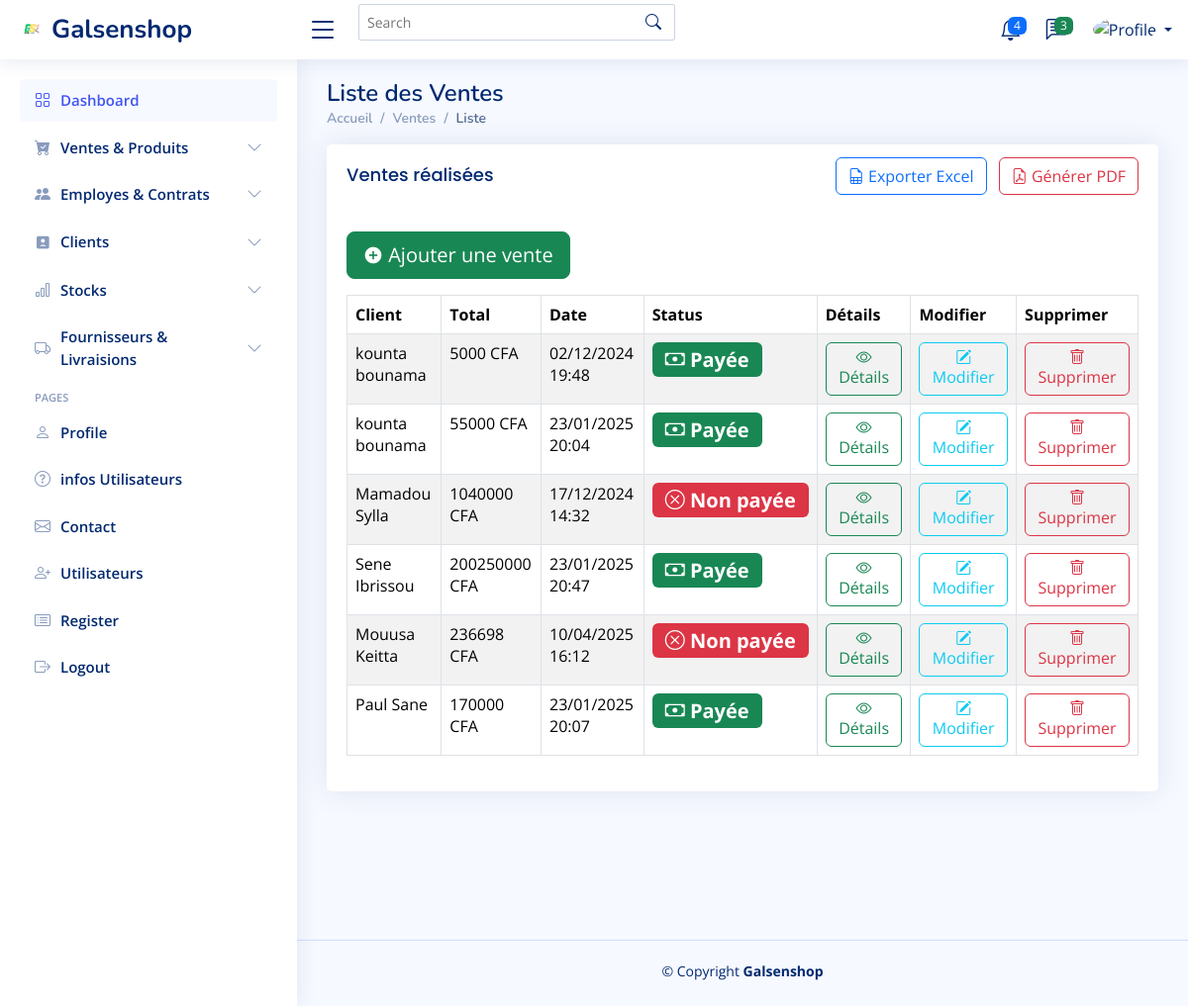
Screenshot of /liste-ventes/ with the database file from the repository.
### application/models.py (models this page shows, shortened)
class Vente(models.Model):
    STATUT_PAIEMENT_CHOICES = [
        ('payee', 'Payée'),
        ('non_payee', 'Non Payée'),
    ]
    client = models.ForeignKey(Client, on_delete=models.CASCADE, related_name='ventes')
    date = models.DateTimeField(auto_now_add=True)
    statut_paiement = models.CharField(
        max_length=10,
        choices=STATUT_PAIEMENT_CHOICES,
        default='non_payee',
        verbose_name=_("Statut Paiement")
    )

class Client(models.Model):
    nom = models.CharField(max_length=100, verbose_name="Nom")
    prenom = models.CharField(max_length=100, verbose_name="Prénom")
    email = models.EmailField(unique=True, verbose_name="Email")
    telephone = models.CharField(max_length=15, verbose_name="Téléphone")
    adresse = models.TextField(verbose_name="Adresse", blank=True, null=True)
    ville = models.CharField(
        max_length=50, verbose_name="Ville", blank=True, null=True)
    pays = models.CharField(
        max_length=50, verbose_name="Pays", blank=True, null=True)
    code_postal = models.CharField(
        max_length=10, verbose_name="Code Postal", blank=True, null=True)
    date_creation = models.DateTimeField(
        auto_now_add=True, verbose_name="Date de Création")
    class Meta:
        verbose_name = "Client"
        verbose_name_plural = "Clients"
        ordering = ['nom']

### application/views.py (the view)
# urls.py: path('liste-ventes/', views.liste_ventes, name='liste_ventes'),    # Voir la liste des ventes
def liste_ventes(request):
    ventes = Vente.objects.annotate(total=Sum(F('ventes_produits__quantite') * F('ventes_produits__prix_unitaire')))
    total_global = ventes.aggregate(total_global=Sum('total'))['total_global'] or 0
    return render(request, "ventes/liste_ventes.html", {"ventes": ventes, "total_global": total_global})

### templates/ventes/liste_ventes.html (shortened to what this page needs)
{% extends "base.html" %} {% load static %} {% block content %}
<main id="main" class="main">
  <div class="pagetitle">
    <h1>Liste des Ventes</h1>
    <nav>
      <ol class="breadcrumb">
        <li class="breadcrumb-item"><a href="{% url 'home' %}">Accueil</a></li>
        <li class="breadcrumb-item">Ventes</li>
        <li class="breadcrumb-item active">Liste</li>
      </ol>
    </nav>
  </div>
  <section class="section">
    <div class="row">
      <div class="col-lg-12">
        <div class="card">
          <div class="card-body">
            <div class="d-flex justify-content-between align-items-center mb-4">
              <h5 class="card-title">Ventes réalisées</h5>
              <div>
                <button
                  type="button"
                  class="btn btn-outline-primary me-2"
                  onclick="window.location.href='{% url 'exporter_excel' %}'"
                >
                  <i class="bi bi-file-earmark-spreadsheet"></i> Exporter Excel
                </button>
                <button
                  type="button"
                  class="btn btn-outline-danger"
                  data-bs-toggle="collapse"
                  data-bs-target="#pdfOptions"
                >
                  <i class="bi bi-file-earmark-pdf"></i> Générer PDF
                </button>
              </div>
            </div>
            <button
              type="button"
              class="btn btn-success btn-lg mb-3"
              onclick="window.location.href='{% url 'ajouter_vente' %}'"
            >
              <i class="ri-add-circle-fill"></i> Ajouter une vente
            </button>
            <table
              class="table table-striped table-bordered table-hover datatable"
            >
              <thead>
                <tr>
                  <th>Client</th>
                  <th>Total</th>
                  <th>Date</th>
                  <th>Status</th>
                  <th>Détails</th>
                  <th>Modifier</th>
                  <th>Supprimer</th>
                </tr>
              </thead>
              <tbody>
                {% for vente in ventes %}
                <tr>
                  <td>{{ vente.client.nom }} {{ vente.client.prenom }}</td>
                  <td>{{ vente.total|floatformat:0 }} CFA</td>
                  <td>{{ vente.date|date:"d/m/Y H:i" }}</td>
                  <td>
                    <span
                      class="badge {% if vente.statut_paiement == 'payee' %}bg-success{% else %}bg-danger{% endif %} fs-5"
                    >
                      {% if vente.statut_paiement == 'payee' %}
                      <i class="bi bi-cash"></i> Payée {% else %}
                      <i class="bi bi-x-circle"></i> Non payée {% endif %}
                    </span>
                  </td>
                  <td>
                    <a
                      href="{% url 'detail_vente' vente.id %}"
                      class="btn btn-outline-success"
                    >
                      <i class="bi bi-eye"></i> Détails
                    </a>
                  </td>
                  <td>
                    <a
                      href="{% url 'modifier_vente' vente.id %}"
                      class="btn btn-outline-info"
                    >
                      <i class="bi bi-pencil-square"></i> Modifier
                    </a>
                  </td>
                  <td>
                    <a
                      href="#"
                      class="btn btn-outline-danger"
                      data-bs-toggle="modal"
                      data-bs-target="#deleteModal{{ vente.id }}"
                    >
                      <i class="bi bi-trash"></i> Supprimer
                    </a>
                  </td>
                </tr>
                {% endfor %}
              </tbody>
            </table>
          </div>
        </div>
      </div>
    </div>
  </section>
</main>
{% endblock content %}

### static/assets/css/style.css (style rules this page uses)
:root { scroll-behavior: smooth; }
body { font-family: "Open Sans", sans-serif; background: #f6f9ff; color: #444444; }
a { color: #4154f1; text-decoration: none; }
h1, h2, h3, h4, h5, h6 { font-family: "Nunito", sans-serif; }
#main { margin-top: 60px; padding: 20px 30px; transition: all 0.3s; }
.pagetitle { margin-bottom: 10px; }
.pagetitle h1 { font-size: 24px; margin-bottom: 0; font-weight: 600; color: #012970; }
.card { margin-bottom: 30px; border: none; border-radius: 5px; box-shadow: 0px 0 30px rgba(1, 41, 112, 0.1); }
.card-title { padding: 20px 0 15px 0; font-size: 18px; font-weight: 500; color: #012970; font-family: "Poppins", sans-serif; }
.card-body { padding: 0 20px 20px 20px; }
.breadcrumb { font-size: 14px; font-family: "Nunito", sans-serif; color: #899bbd; font-weight: 600; }
.breadcrumb a { color: #899bbd; transition: 0.3s; }
.breadcrumb .breadcrumb-item::before { color: #899bbd; }
.breadcrumb .active { color: #51678f; font-weight: 600; }
@media (min-width: 1200px) { #main, #footer { margin-left: 300px; } }

### rows the page displays
Vente: client.nom "kounta", client.prenom "bounama", total "5000", date "02/12/2024 19:48", statut_paiement "payee" (drawn)
Vente: client.nom "kounta", client.prenom "bounama", total "55000", date "23/01/2025 20:04", statut_paiement "payee" (drawn)
Vente: client.nom "Mamadou", client.prenom "Sylla", total "1040000", date "17/12/2024 14:32", statut_paiement "non_payee" (drawn)
Vente: client.nom "Sene", client.prenom "Ibrissou", total "200250000", date "23/01/2025 20:47", statut_paiement "payee" (drawn)
Vente: client.nom "Mouusa", client.prenom "Keitta", total "236698", date "10/04/2025 16:12", statut_paiement "non_payee" (drawn)
Vente: client.nom "Paul", client.prenom "Sane", total "170000", date "23/01/2025 20:07", statut_paiement "payee" (drawn)
